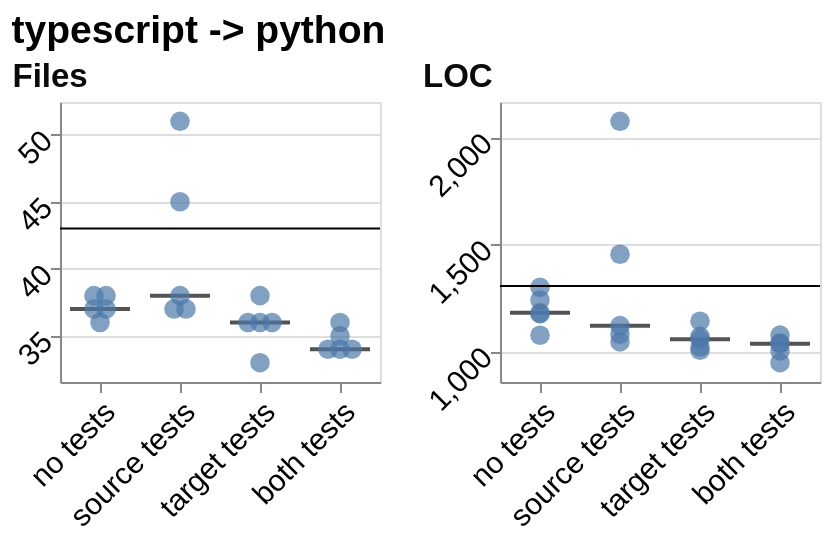

The Vega-Lite source for this figure:
### Vega-Lite specification from a JSON file in a GitHub repository (floating-point values rounded to 4 significant figures)
{"config": {"view": {"continuousWidth": 300, "continuousHeight": 300}, "axis": {"labelAngle": -45}}, "concat": [{"layer": [{"mark": {"type": "tick", "color": "#0b0b0b", "opacity": 0.7, "size": 30, "thickness": 2}, "encoding": {"x": {"field": "condition", "scale": {"paddingInner": 0.25, "paddingOuter": 0.125}, "sort": ["no tests", "source tests", "target tests", "both tests"], "title": null, "type": "nominal", "axis": {"labelFontSize": 15}}, "y": {"aggregate": "median", "field": "value", "scale": {"domain": [31.56, 52.44], "nice": false}, "title": null, "type": "quantitative", "axis": {"labelFontSize": 15, "titleFontSize": 16.5}}}}, {"mark": {"type": "point", "filled": true, "size": 96}, "encoding": {"x": {"field": "condition", "scale": {"paddingInner": 0.25, "paddingOuter": 0.125}, "sort": ["no tests", "source tests", "target tests", "both tests"], "title": null, "type": "nominal", "axis": {"labelFontSize": 15}}, "xOffset": {"field": "nudge", "scale": {"domain": [-1.0, 1.0], "range": [9.0, 21.0]}, "title": null, "type": "quantitative"}, "y": {"field": "value", "scale": {"domain": [31.56, 52.44], "nice": false}, "type": "quantitative", "axis": {"labelFontSize": 15, "titleFontSize": 16.5}}}}, {"mark": {"type": "rule"}, "encoding": {"y": {"aggregate": "median", "field": "reference", "scale": {"domain": [31.56, 52.44], "nice": false}, "type": "quantitative", "axis": {"labelFontSize": 15, "titleFontSize": 16.5}}}, "transform": [{"filter": {"field": "reference", "valid": true}}]}], "data": {"name": "data-2c5d230d657bbfc81c7c4bbf4de06636"}, "height": 140, "title": {"text": "Files", "anchor": "start", "color": "#0b0b0b", "fontSize": 16.5}, "width": 160}, {"layer": [{"mark": {"type": "tick", "color": "#0b0b0b", "opacity": 0.7, "size": 30, "thickness": 2}, "encoding": {"x": {"field": "condition", "scale": {"paddingInner": 0.25, "paddingOuter": 0.125}, "sort": ["no tests", "source tests", "target tests", "both tests"], "title": null, "type": "nominal", "axis": {"labelFontSize": 15}}, "y": {"aggregate": "median", "field": "value", "scale": {"domain": [856.8, 2165.0], "nice": false}, "title": null, "type": "quantitative", "axis": {"labelFontSize": 15, "titleFontSize": 16.5}}}}, {"mark": {"type": "point", "filled": true, "size": 96}, "encoding": {"x": {"field": "condition", "scale": {"paddingInner": 0.25, "paddingOuter": 0.125}, "sort": ["no tests", "source tests", "target tests", "both tests"], "title": null, "type": "nominal", "axis": {"labelFontSize": 15}}, "xOffset": {"field": "nudge", "scale": {"domain": [-1.0, 1.0], "range": [9.0, 21.0]}, "title": null, "type": "quantitative"}, "y": {"field": "value", "scale": {"domain": [856.8, 2165.0], "nice": false}, "type": "quantitative", "axis": {"labelFontSize": 15, "titleFontSize": 16.5}}}}, {"mark": {"type": "rule"}, "encoding": {"y": {"aggregate": "median", "field": "reference", "scale": {"domain": [856.8, 2165.0], "nice": false}, "type": "quantitative", "axis": {"labelFontSize": 15, "titleFontSize": 16.5}}}, "transform": [{"filter": {"field": "reference", "valid": true}}]}], "data": {"name": "data-75cb386b18f768df31db0e908ce7b973"}, "height": 140, "title": {"text": "LOC", "anchor": "start", "color": "#0b0b0b", "fontSize": 16.5}, "width": 160}], "columns": 4, "title": {"text": "typescript -> python", "fontSize": 19.5, "anchor": "start"}, "$schema": "https://vega.github.io/schema/vega-lite/v6.4.1.json", "datasets": {"data-2c5d230d657bbfc81c7c4bbf4de06636": [{"condition": "no tests", "layout": "kept the file layout", "metric": "file_count", "value": 37.0, "reference": 43.0, "nudge": -0.5}, {"condition": "no tests", "layout": "rebuilt the file layout", "metric": "file_count", "value": 37.0, "reference": 43.0, "nudge": 0.5}, {"condition": "no tests", "layout": "kept the file layout", "metric": "file_count", "value": 38.0, "reference": 43.0, "nudge": -0.5}, {"condition": "no tests", "layout": "rebuilt the file layout", "metric": "file_count", "value": 38.0, "reference": 43.0, "nudge": 0.5}, {"condition": "no tests", "layout": "rebuilt the file layout", "metric": "file_count", "value": 36.0, "reference": 43.0, "nudge": 0.0}, {"condition": "source tests", "layout": "kept the file layout", "metric": "file_count", "value": 37.0, "reference": 43.0, "nudge": -0.5}, {"condition": "source tests", "layout": "kept the file layout", "metric": "file_count", "value": 37.0, "reference": 43.0, "nudge": 0.5}, {"condition": "source tests", "layout": "kept the file layout", "metric": "file_count", "value": 38.0, "reference": 43.0, "nudge": 0.0}, {"condition": "source tests", "layout": "kept the file layout", "metric": "file_count", "value": 45.0, "reference": 43.0, "nudge": 0.0}, {"condition": "source tests", "layout": "kept the file layout", "metric": "file_count", "value": 51.0, "reference": 43.0, "nudge": 0.0}, {"condition": "target tests", "layout": "kept the file layout", "metric": "file_count", "value": 38.0, "reference": 43.0, "nudge": 0.0}, {"condition": "target tests", "layout": "kept the file layout", "metric": "file_count", "value": 36.0, "reference": 43.0, "nudge": -1.0}, {"condition": "target tests", "layout": "kept the file layout", "metric": "file_count", "value": 36.0, "reference": 43.0, "nudge": 0.0}, {"condition": "target tests", "layout": "kept the file layout", "metric": "file_count", "value": 36.0, "reference": 43.0, "nudge": 1.0}, {"condition": "target tests", "layout": "kept the file layout", "metric": "file_count", "value": 33.0, "reference": 43.0, "nudge": 0.0}, {"condition": "both tests", "layout": "kept the file layout", "metric": "file_count", "value": 34.0, "reference": 43.0, "nudge": -1.0}, {"condition": "both tests", "layout": "kept the file layout", "metric": "file_count", "value": 34.0, "reference": 43.0, "nudge": 0.0}, {"condition": "both tests", "layout": "kept the file layout", "metric": "file_count", "value": 34.0, "reference": 43.0, "nudge": 1.0}, {"condition": "both tests", "layout": "kept the file layout", "metric": "file_count", "value": 35.0, "reference": 43.0, "nudge": 0.0}, {"condition": "both tests", "layout": "kept the file layout", "metric": "file_count", "value": 36.0, "reference": 43.0, "nudge": 0.0}], "data-75cb386b18f768df31db0e908ce7b973": [{"condition": "no tests", "layout": "kept the file layout", "metric": "loc", "value": 1175.0, "reference": 1305.0, "nudge": 0.0}, {"condition": "no tests", "layout": "rebuilt the file layout", "metric": "loc", "value": 1299.0, "reference": 1305.0, "nudge": 0.0}, {"condition": "no tests", "layout": "kept the file layout", "metric": "loc", "value": 1180.0, "reference": 1305.0, "nudge": 0.0}, {"condition": "no tests", "layout": "rebuilt the file layout", "metric": "loc", "value": 1240.0, "reference": 1305.0, "nudge": 0.0}, {"condition": "no tests", "layout": "rebuilt the file layout", "metric": "loc", "value": 1075.0, "reference": 1305.0, "nudge": 0.0}, {"condition": "source tests", "layout": "kept the file layout", "metric": "loc", "value": 1080.0, "reference": 1305.0, "nudge": 0.0}, {"condition": "source tests", "layout": "kept the file layout", "metric": "loc", "value": 1120.0, "reference": 1305.0, "nudge": 0.0}, {"condition": "source tests", "layout": "kept the file layout", "metric": "loc", "value": 1454.0, "reference": 1305.0, "nudge": 0.0}, {"condition": "source tests", "layout": "kept the file layout", "metric": "loc", "value": 1044.0, "reference": 1305.0, "nudge": 0.0}, {"condition": "source tests", "layout": "kept the file layout", "metric": "loc", "value": 2075.0, "reference": 1305.0, "nudge": 0.0}, {"condition": "target tests", "layout": "kept the file layout", "metric": "loc", "value": 1141.0, "reference": 1305.0, "nudge": 0.0}, {"condition": "target tests", "layout": "kept the file layout", "metric": "loc", "value": 1056.0, "reference": 1305.0, "nudge": 0.0}, {"condition": "target tests", "layout": "kept the file layout", "metric": "loc", "value": 1020.0, "reference": 1305.0, "nudge": 0.0}, {"condition": "target tests", "layout": "kept the file layout", "metric": "loc", "value": 1070.0, "reference": 1305.0, "nudge": 0.0}, {"condition": "target tests", "layout": "kept the file layout", "metric": "loc", "value": 1005.0, "reference": 1305.0, "nudge": 0.0}, {"condition": "both tests", "layout": "kept the file layout", "metric": "loc", "value": 1076.0, "reference": 1305.0, "nudge": 0.0}, {"condition": "both tests", "layout": "kept the file layout", "metric": "loc", "value": 947.0, "reference": 1305.0, "nudge": 0.0}, {"condition": "both tests", "layout": "kept the file layout", "metric": "loc", "value": 1035.0, "reference": 1305.0, "nudge": 0.0}, {"condition": "both tests", "layout": "kept the file layout", "metric": "loc", "value": 1039.0, "reference": 1305.0, "nudge": 0.0}, {"condition": "both tests", "layout": "kept the file layout", "metric": "loc", "value": 1002.0, "reference": 1305.0, "nudge": 0.0}]}}
